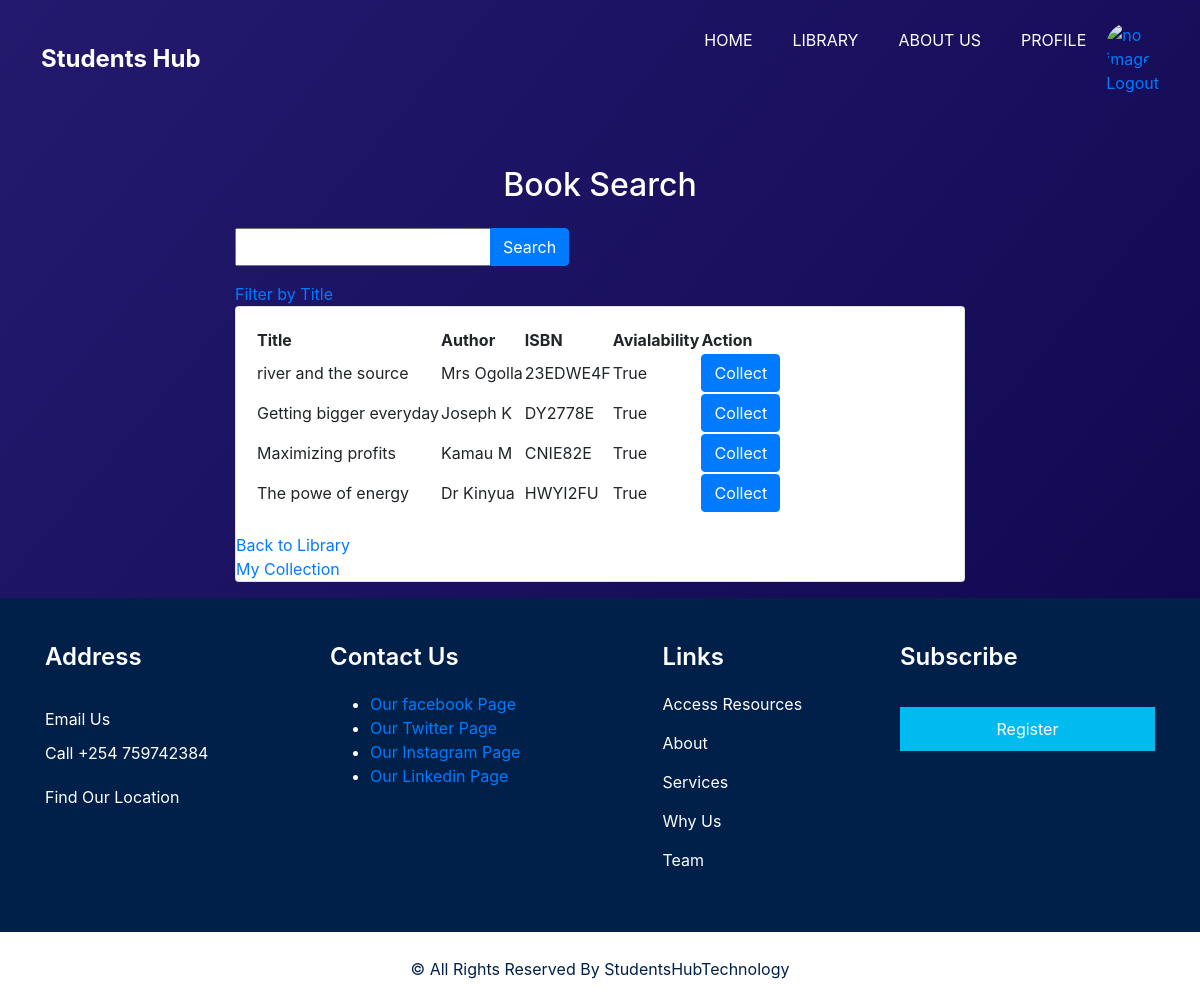
The app's page /pages/filterbyISBN/ with its own data.
### app/models.py (models this page shows, shortened)
class LibraryBook(models.Model):
    title = models.CharField(max_length=255)
    course = models.ManyToManyField(Course)
    author = models.CharField(max_length=100)
    ISBN = models.CharField(max_length=13, unique=True)
    available = models.BooleanField(default=True)
    file = models.FileField(upload_to='documents/',default='This cannot be downloaded')

### pages/views.py (the view)
# urls.py: path('filterbyISBN/', filterbyISBN, name='filterbyISBN'),
def filterbyISBN(request):
    book_list = LibraryBook.objects.all()
    book_filter = BookFilterbyISBN(request.GET, queryset=book_list)
    return render(request, 'filterbyISBN.html', {'filter': book_filter})

### pages/templates/filterbyISBN.html (shortened to what this page needs)
{% extends 'base.html' %}
{% block content %}
<!DOCTYPE html>
<html lang="en">
<head>
    <link href="https://stackpath.bootstrapcdn.com/bootstrap/4.3.1/css/bootstrap.min.css" rel="stylesheet">
</head>
<body class="bg-light">
<div class="container mt-5">
    <div class="row justify-content-center">
        <div class="col-md-8">
            <h2 class="text-center mb-4 text-white">Book Search</h2>
            <form method="get">
                <div class="input-group mb-3" aria-placeholder="here">
                    {{ filter.form.ISBN}}
                    <div class="input-group-append">
                        <button class="btn btn-primary" type="submit">Search</button>
                    </div>
                </div>
                <a href="{% url 'filterbytitle' %}">Filter by Title</a>
            </form>
                <div class="card mb-3">
                    <div class="card-body">
                        <table>
                            <thead>
                                <tr>
                                    <th>Title</th>
                                    <th>Author</th>
                                    <th>ISBN</th>
                                    <th>Avialability</th>
                                    <th>Action</th>
                                </tr>
                            </thead>
                            {%for book in filter.qs%}
                            <tbody>
                                <tr>
                                    <td>{{ book.title }}</td>
                                    <td>{{ book.author }}</td>
                                    <td>{{ book.ISBN }}</td>
                                    <td>{{ book.available }}</td>
                                    <td>
                                        <a href="" class="btn btn-primary">Collect</a>
                                    </td>
                                </tr>
                            </tbody>
                            {%endfor%}
                        </table>
                </div>
            <a href="{% url 'library' %}">Back to Library</a>
            <a href="{% url 'collection' %}">My Collection</a>
        </div>
    </div>
</div>
</body>
</html>
{% endblock %}

### membersAuth/static/membersAuth/css/style.css (style rules this page uses)
body { font-family: "Open Sans", sans-serif; color: #0c0c0c; background-color: #ffffff; overflow-x: hidden; }
a, a:hover, a:focus { text-decoration: none; }
.btn, .btn:focus { outline: none !important; -webkit-box-shadow: none; box-shadow: none; }

### membersAuth/static/membersAuth/css/responsive.css (style rules this page uses)
@media (min-width: 1200px) { .container { max-width: 1170px; } }

### records on screen
LibraryBook: title "river and the source", author "Mrs Ogolla", ISBN "23EDWE4F", available "True"
LibraryBook: title "Getting bigger everyday", author "Joseph K", ISBN "DY2778E", available "True"
LibraryBook: title "Maximizing profits", author "Kamau M", ISBN "CNIE82E", available "True"
LibraryBook: title "The powe of energy", author "Dr Kinyua", ISBN "HWYI2FU", available "True"
